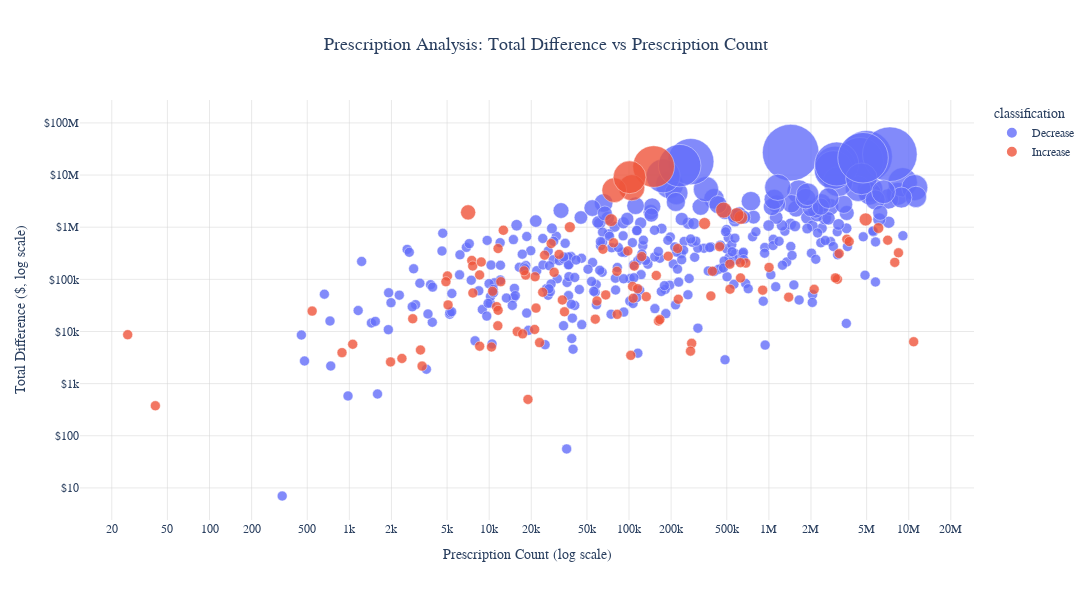

Notebook cell for this chart:
### Code cell
def scatter_plot(df):
    fig = px.scatter(
        df,
        x='rx_count',
        y='total_diff_abs',
        size='total_diff_abs',
        color='classification',
        hover_data={'rx_count': True, 'total_diff': ':$,.0f', 'diff_per_rx': ':$,.2f'},
        labels={
            'rx_count': 'Prescription Count',
            'total_diff': 'Total Difference ($)',
            'diff_per_rx': 'Difference per Rx ($)'
        },
        title='Prescription Analysis: Total Difference vs Prescription Count',
        log_x=True,
        log_y=True,
        size_max=40,
    )

    # Update layout for professional appearance and custom x-axis tick formatting
    fig.update_layout(
        title={
            'text': 'Prescription Analysis: Total Difference vs Prescription Count',
            'x': 0.5,
            'xanchor': 'center',
            'font': {'size': 18, 'family': 'Arial, sans-serif'}
        },
        xaxis={
            'title': {'text': 'Prescription Count (log scale)', 'font': {'size': 14}},
            'tickformat': '~s',  # SI prefix, e.g., 1K, 1M
            'gridcolor': 'lightgray',
            'gridwidth': 0.5
        },
        yaxis={
            'title': {'text': 'Total Difference ($, log scale)', 'font': {'size': 14}},
            'tickformat': '$~s',  # SI prefix with dollar sign, e.g., $1K, $1M
            'gridcolor': 'lightgray',
            'gridwidth': 0.5
        },
        coloraxis_colorbar={
            'title': {'text': 'Total Difference ($)', 'font': {'size': 12}},
            'tickformat': '$~s'  # SI prefix with dollar sign
        },
        plot_bgcolor='white',
        paper_bgcolor='white',
        font={'family': 'Arial, sans-serif', 'size': 12},
        margin={'l': 80, 'r': 80, 't': 100, 'b': 80},
        width=1200,
        height=600
    )

    # Update traces for better appearance
    fig.update_traces(
        marker={
            'sizemin': 5,
            'line': {'width': 0.5, 'color': 'white'},
            'opacity': 0.8
        },
        hovertemplate=
            '<b>Product:</b> %{customdata[0]}<br>' +
            '<b>Prescription Count:</b> %{x:,}<br>' +
            '<b>Total Difference:</b> $%{y:,.0f}<br>' +
            '<b>Difference per Rx:</b> $%{customdata[1]:,.2f}<br>' +
            '<extra></extra>',
        customdata=df[['product_group', 'diff_per_rx']].to_numpy()
    )
    return fig

scatter_plot(df)

### Figure 1 — Plotly figure (JSON) as saved in the notebook; plotly's stock layout.template omitted (floating-point values rounded to 4 significant figures; data arrays with more than 128 entries replaced by an {"elided": "..."} marker saying what was removed)
{"data": [{"customdata": {"elided": "446x2 mixed values"}, "hovertemplate": "<b>Product:</b> %{customdata[0]}<br><b>Prescription Count:</b> %{x:,}<br><b>Total Difference:</b> $%{y:,.0f}<br><b>Difference per Rx:</b> $%{customdata[1]:,.2f}<br><extra></extra>", "legendgroup": "Decrease", "marker": {"color": "#636efa", "line": {"color": "white", "width": 0.5}, "opacity": 0.8, "size": {"elided": "346 int values"}, "sizemin": 5, "sizemode": "area", "sizeref": 16840.0, "symbol": "circle"}, "mode": "markers", "name": "Decrease", "orientation": "v", "showlegend": true, "type": "scatter", "x": {"elided": "346 float values"}, "xaxis": "x", "y": {"elided": "346 int values"}, "yaxis": "y"}, {"customdata": {"elided": "446x2 mixed values"}, "hovertemplate": "<b>Product:</b> %{customdata[0]}<br><b>Prescription Count:</b> %{x:,}<br><b>Total Difference:</b> $%{y:,.0f}<br><b>Difference per Rx:</b> $%{customdata[1]:,.2f}<br><extra></extra>", "legendgroup": "Increase", "marker": {"color": "#EF553B", "line": {"color": "white", "width": 0.5}, "opacity": 0.8, "size": [3932, 350790, 6367, 143235, 142528, 6124, 14558204, 17237, 589664, 3042, 312288, 10951, 2613, 2167, 273821, 112165, 64848, 530920, 120676, 17572, 179738, 50357, 5718056, 5042, 1529079, 5920, 423502, 21324, 290924, 322896, 1178650, 169412, 277175, 116234, 45547, 211597, 390988, 230493, 3486, 145748, 90217, 1725345, 73056, 390253, 118817, 29980, 1925881, 9958, 106482, 377321, 136160, 25506, 28087, 195783, 205010, 1003502, 2126578, 64275, 15924, 41431, 43552, 5124071, 47994, 486217, 9069720, 180313, 46531, 38469, 5223, 377, 100253, 502052, 563989, 32354, 963808, 54804, 209157, 5688, 4412, 40141, 62079, 106664, 90252, 66323, 121545, 1409625, 499, 4197, 9002, 1366052, 301001, 58996, 8689, 873618, 12863, 24602, 16924, 56475, 214977, 23853], "sizemin": 5, "sizemode": "area", "sizeref": 16840.0, "symbol": "circle"}, "mode": "markers", "name": "Increase", "orientation": "v", "showlegend": true, "type": "scatter", "x": [886.0, 98100.0, 10850000.0, 394500.0, 81940.0, 22920.0, 150000.0, 57390.0, 3611000.0, 2377.0, 3178000.0, 21140.0, 1971.0, 3312.0, 123300.0, 21280.0, 527500.0, 3751000.0, 18240.0, 2839.0, 109100.0, 68130.0, 104500.0, 10380.0, 630900.0, 280400.0, 444600.0, 82290.0, 24910.0, 8448000.0, 346900.0, 1003000.0, 190600.0, 5029.0, 1386000.0, 7949000.0, 222500.0, 7506.0, 102900.0, 17750.0, 12100.0, 590100.0, 106000.0, 11570.0, 156600.0, 11300.0, 7068.0, 15870.0, 627000.0, 65060.0, 29130.0, 11580.0, 21610.0, 526200.0, 684300.0, 37730.0, 474400.0, 2107000.0, 162400.0, 225100.0, 107100.0, 78440.0, 384900.0, 27740.0, 100900.0, 7624.0, 132800.0, 59000.0, 8547.0, 41.0, 3090000.0, 77460.0, 7076000.0, 5081.0, 6072000.0, 7647.0, 625800.0, 1057.0, 3226.0, 33350.0, 903000.0, 2989000.0, 4906.0, 115100.0, 8539.0, 4925000.0, 18930.0, 275200.0, 17330.0, 74400.0, 31620.0, 10580.0, 26.0, 12620.0, 11530.0, 542.0, 166000.0, 24140.0, 8774.0, 34540.0], "xaxis": "x", "y": [3932, 350790, 6367, 143235, 142528, 6124, 14558204, 17237, 589664, 3042, 312288, 10951, 2613, 2167, 273821, 112165, 64848, 530920, 120676, 17572, 179738, 50357, 5718056, 5042, 1529079, 5920, 423502, 21324, 290924, 322896, 1178650, 169412, 277175, 116234, 45547, 211597, 390988, 230493, 3486, 145748, 90217, 1725345, 73056, 390253, 118817, 29980, 1925881, 9958, 106482, 377321, 136160, 25506, 28087, 195783, 205010, 1003502, 2126578, 64275, 15924, 41431, 43552, 5124071, 47994, 486217, 9069720, 180313, 46531, 38469, 5223, 377, 100253, 502052, 563989, 32354, 963808, 54804, 209157, 5688, 4412, 40141, 62079, 106664, 90252, 66323, 121545, 1409625, 499, 4197, 9002, 1366052, 301001, 58996, 8689, 873618, 12863, 24602, 16924, 56475, 214977, 23853], "yaxis": "y"}], "layout": {"coloraxis": {"colorbar": {"tickformat": "$~s", "title": {"font": {"size": 12}, "text": "Total Difference ($)"}}}, "font": {"family": "Arial, sans-serif", "size": 12}, "height": 600, "legend": {"itemsizing": "constant", "title": {"text": "classification"}, "tracegroupgap": 0}, "margin": {"b": 80, "l": 80, "r": 80, "t": 100}, "paper_bgcolor": "white", "plot_bgcolor": "white", "title": {"font": {"family": "Arial, sans-serif", "size": 18}, "text": "Prescription Analysis: Total Difference vs Prescription Count", "x": 0.5, "xanchor": "center"}, "width": 1200, "xaxis": {"anchor": "y", "domain": [0, 1], "gridcolor": "lightgray", "gridwidth": 0.5, "tickformat": "~s", "title": {"font": {"size": 14}, "text": "Prescription Count (log scale)"}, "type": "log"}, "yaxis": {"anchor": "x", "domain": [0, 1], "gridcolor": "lightgray", "gridwidth": 0.5, "tickformat": "$~s", "title": {"font": {"size": 14}, "text": "Total Difference ($, log scale)"}, "type": "log"}}}
